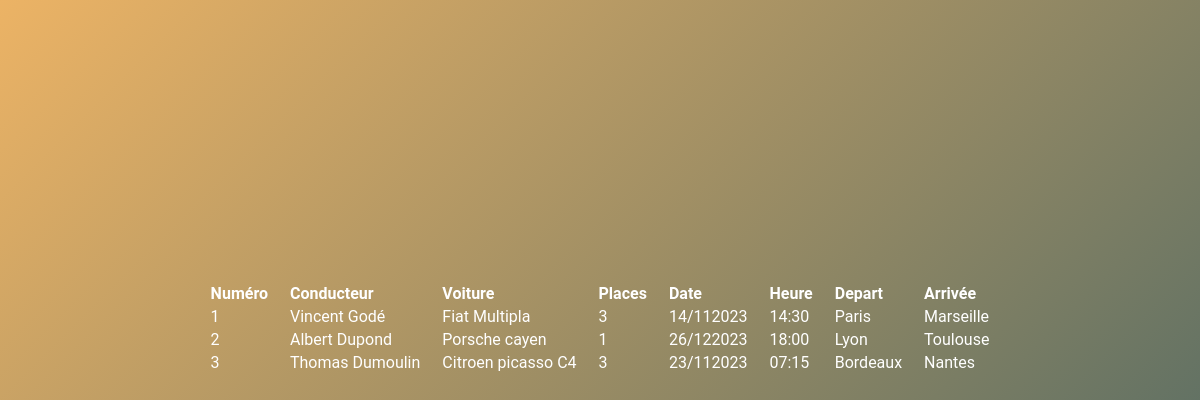
The page /adds_read.php on the database its author committed.
### tables this page shows
CREATE TABLE `adds` (
  `id` int AUTO_INCREMENT NOT NULL,
  `driverId` int NOT NULL,
  `carId` int NOT NULL,
  `tripDateAndTime` datetime NOT NULL,
  `tripDepartureCity` varchar(255) NOT NULL,
  `tripArrivalCity` varchar(255) NOT NULL,
  PRIMARY KEY (`id`)
);

CREATE TABLE `users` (
  `id` int AUTO_INCREMENT NOT NULL,
  `firstname` varchar(255) NOT NULL,
  `lastname` varchar(255) NOT NULL,
  `email` varchar(255) NOT NULL,
  `birthday` datetime NOT NULL,
  PRIMARY KEY (`id`)
);

CREATE TABLE `cars` (
  `id` int AUTO_INCREMENT NOT NULL,
  `carmodel` varchar(255) NOT NULL,
  `color` varchar(255) NOT NULL,
  `capacity` varchar(255) NOT NULL,
  PRIMARY KEY (`id`)
);

### class/Services/DataBaseService.php (called while the page is built, shortened)
<?php
class DataBaseService
{
    private $connection;
    public function __construct()
    {
        try {
            $this->connection = new PDO(
                'mysql:host=' . self::HOST . ';port=' . self::PORT . ';dbname=' . self::DATABASE_NAME,
                self::MYSQL_USER,
                self::MYSQL_PASSWORD
            );
            $this->connection->exec("SET CHARACTER SET utf8");
        } catch (Exception $e) {
            echo 'Erreur : ' . $e->getMessage();
        }
    }
    public function getUsers(): array
    {
        $users = [];
        $sql = 'SELECT * FROM users';
        $query = $this->connection->query($sql);
        $results = $query->fetchAll(PDO::FETCH_ASSOC);
        if (!empty($results)) {
            $users = $results;
        }
        return $users;
    }
    public function getCars(): array
    {
        $cars = [];
        $sql = 'SELECT * FROM cars';
        $query = $this->connection->query($sql);
        $results = $query->fetchAll(PDO::FETCH_ASSOC);
        if (!empty($results)) {
            $cars = $results;
        }
        return $cars;
    }
    public function getAdds(): array
    {
        $adds = [];
        $sql = 'SELECT * FROM adds';
        $query = $this->connection->query($sql);
        $results = $query->fetchAll(PDO::FETCH_ASSOC);
        if (!empty($results)) {
            $adds = $results;
        }
        return $adds;
    }
    public function getUserCars(string $userId): array
    {
        $userCars = [];
        $data = [
            'userId' => $userId,
        ];
        $sql = '
            SELECT c.*
            FROM cars as c
            LEFT JOIN users_cars as uc ON uc.car_id = c.id
            WHERE uc.user_id = :userId';
        $query = $this->connection->prepare($sql);
        $query->execute($data);
        $results = $query->fetchAll(PDO::FETCH_ASSOC);
        if (!empty($results)) {
            $userCars = $results;
        }
        return $userCars;
    }
}

### class/Services/AddsService.php (called while the page is built, shortened)
<?php
class AddsService
{
    public function getAdds(): array
    {
        $adds = [];
        $dataBaseService = new DataBaseService();
        $addsDTO = $dataBaseService->getAdds();
        if (!empty($addsDTO)) {
            foreach ($addsDTO as $addDTO) {
                $add = new Add();
                $add->setId($addDTO['id']);
                $add->setDriverId($addDTO['driverId']);
                $add->setCarId($addDTO['carId']);
                $add->setTripDepartureCity($addDTO['tripDepartureCity']);
                $add->setTripArrivalCity($addDTO['tripArrivalCity']);
                $tripDateAndTime = new DateTime($addDTO['tripDateAndTime']);
                if ($tripDate !== false) {
                    $add->setTripDateAndTime($tripDateAndTime);
                }
                $adds[] = $add;
            }
        }
        return $adds;
    }
}

### class/Entities/Add.php (called while the page is built, shortened)
<?php
class Add
{
    private $id;
    private $tripDateAndTime;
    private $tripDepartureCity;
    private $tripArrivalCity;
    public function getId(): string
    {
        return $this->id;
    }
    public function setId(string $id): void
    {
        $this->id = $id;
    }
    public function getTripDateAndTime(): DateTime
    {
        return $this->tripDateAndTime;
    }
    public function setTripDateAndTime(DateTime $tripDateAndTime): void
    {
        $this->tripDateAndTime = $tripDateAndTime;
    }
    public function getTripDepartureCity(): string
    {
        return $this->tripDepartureCity;
    }
    public function setTripDepartureCity(string $tripDepartureCity): void
    {
        $this->tripDepartureCity = $tripDepartureCity;
    }
    public function getTripArrivalCity(): string
    {
        return $this->tripArrivalCity;
    }
    public function setTripArrivalCity(string $tripArrivalCity): void
    {
        $this->tripArrivalCity = $tripArrivalCity;
    }
}

### class/Services/UsersService.php (called while the page is built, shortened)
<?php
class UsersService
{
    public function getUsers(): array
    {
        $users = [];
        $dataBaseService = new DataBaseService();
        $usersDTO = $dataBaseService->getUsers();
        if (!empty($usersDTO)) {
            foreach ($usersDTO as $userDTO) {
                $user = new User();
                $user->setId($userDTO['id']);
                $user->setFirstname($userDTO['firstname']);
                $user->setLastname($userDTO['lastname']);
                $user->setEmail($userDTO['email']);
                $date = new DateTime($userDTO['birthday']);
                if ($date !== false) {
                    $user->setBirthday($date);
                }
                $cars = $this->getUserCars($userDTO['id']);
                $user->setCars($cars);
                $users[] = $user;
            }
        }
        return $users;
    }
    public function getUserCars(string $userId): array
    {
        $userCars = [];
        $dataBaseService = new DataBaseService();
        $usersCarsDTO = $dataBaseService->getUserCars($userId);
        if (!empty($usersCarsDTO)) {
            foreach ($usersCarsDTO as $userCarDTO) {
                $car = new Car();
                $car->setId($userCarDTO['id']);
                $car->setCarModel($userCarDTO['carmodel']);
                $car->setColor($userCarDTO['color']);
                $car->setCapacity($userCarDTO['capacity']);
                $userCars[] = $car;
            }
        }
        return $userCars;
    }
}

### class/Entities/User.php (called while the page is built, shortened)
<?php
class User
{
    private $firstname;
    private $lastname;
    public function getFirstname(): string
    {
        return $this->firstname;
    }
    public function setFirstname(string $firstname): void
    {
        $this->firstname = $firstname;
    }
    public function getLastname(): string
    {
        return $this->lastname;
    }
    public function setLastname(string $lastname): void
    {
        $this->lastname = $lastname;
    }
    public function setCars(array $cars)
    {
        return $this;
    }
}

### class/Services/CarsService.php (called while the page is built, shortened)
<?php
class CarsService
{
    public function getCars(): array
    {
        $cars = [];
        $dataBaseService = new DataBaseService();
        $carsDTO = $dataBaseService->getCars();
        if (!empty($carsDTO)) {
            foreach ($carsDTO as $carDTO) {
                $car = new Car();
                $car->setId($carDTO['id']);
                $car->setCarModel($carDTO['carmodel']);
                $car->setColor($carDTO['color']);
                $car->setCapacity($carDTO['capacity']);
                $cars[] = $car;
            }
        }
        return $cars;
    }
}

### class/Entities/Car.php (called while the page is built, shortened)
<?php
class Car
{
    private $carModel;
    private $capacity;
    public function getCarModel(): string
    {
        return $this->carModel;
    }
    public function setCarModel(string $carModel): void
    {
        $this->carModel = $carModel;
    }
    public function getCapacity(): int
    {
        return $this->capacity;
    }
    public function setCapacity(int $capacity): void
    {
        $this->capacity = $capacity;
    }
}

### class/Controllers/AddsController.php (the view, shortened to what this page needs)
<?php
class AddsController
{
    public function getAdds(): string
    {
        $html = '
                <table>
                    <thead>
                        <tr>
                            <th>Numéro</th>
                            <th>Conducteur</th>
                            <th>Voiture</th>
                            <th>Places</th>
                            <th>Date</th>
                            <th>Heure</th>
                            <th>Depart</th>
                            <th>Arrivée</th>
                        </tr>
                    </thead>
                <tbody>';
        $addsService = new AddsService();
        $adds = $addsService->getAdds();
        $usersService = new UsersService();
        $users = $usersService->getUsers();
        $carsService = new CarsService();
        $cars = $carsService->getCars();
        foreach ($adds as $add) {
            $driverName ='';
            foreach($users as $user){
                if($user->getId() === $add->getDriverId()){
                    $driverName = $user->getFirstname().' '. $user->getLastname();
                }
            }
            $carModel ='';
            $carCapacity ='';
            foreach($cars as $car){
                if($car->getId() === $add->getDriverId()){
                    $carModel = $car->getCarModel();
                    $carCapacity = $car->getCapacity();
                }
            }
            $html .=
                '<tr>'.
                    '<td>' . $add->getId() . '</td>' .
                    '<td>' . $driverName . '</td>' .
                    '<td>' . $carModel . '</td>' .
                    '<td>' . $carCapacity . '</td>' .
                    '<td>' . $add->getTripDateAndTime()->format('d/mY') . '</td>' .
                    '<td>' . $add->getTripDateAndTime()->format('H:i') . '</td>' .
                    '<td>' . $add->getTripDepartureCity() . '</td>' .
                    '<td>' . $add->getTripArrivalCity()  . '</td>' .
                '</tr>';
        }
        $html .= '</tbody>';
        $html .= '</table>';
        return $html;
    }
}

### css/form.css (style rules this page uses)
td, th { padding-inline: 10px; text-align: left; }

### rows shown on the page
adds: id "1", carId.carmodel "Fiat Multipla", carId.capacity "3", format "14/112023", format "14:30", tripDepartureCity "Paris", tripArrivalCity "Marseille"
users: driverName "Vincent Godé"
adds: id "2", carId.carmodel "Porsche cayen", carId.capacity "1", format "26/122023", format "18:00", tripDepartureCity "Lyon", tripArrivalCity "Toulouse"
users: driverName "Albert Dupond"
adds: id "3", format "23/112023", format "07:15", tripDepartureCity "Bordeaux", tripArrivalCity "Nantes"
users: driverName "Thomas Dumoulin"
cars: carmodel "Citroen picasso C4", capacity "3"
